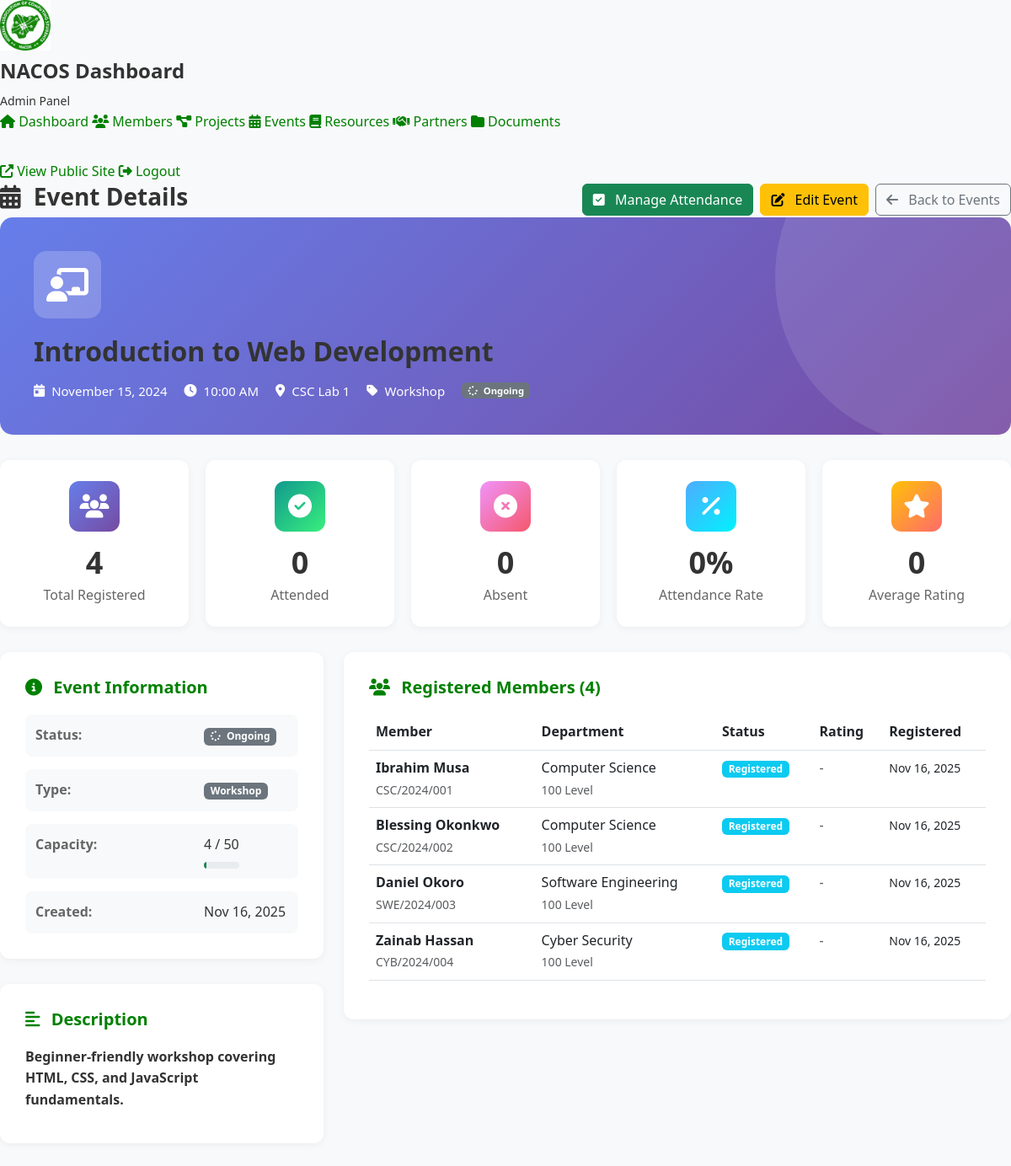
The app's page /admin/view_event.php?id=1 (signed in) with its own data.
### tables this page shows
CREATE TABLE EVENTS (
    event_id INT AUTO_INCREMENT PRIMARY KEY,
    event_name VARCHAR(200) NOT NULL,
    event_type ENUM('workshop', 'bootcamp', 'nacos_week', 'seminar', 'competition', 'networking', 'other') NOT NULL,
    event_date DATE NOT NULL,
    event_time TIME NULL,
    end_date DATE NULL COMMENT 'For multi-day events',
    location VARCHAR(200) NULL,
    venue_type ENUM('physical', 'virtual', 'hybrid') DEFAULT 'physical',
    meeting_link VARCHAR(500) NULL COMMENT 'For virtual/hybrid events',
    summary TEXT NOT NULL,
    full_description TEXT NULL,
    speaker_name VARCHAR(100) NULL,
    speaker_title VARCHAR(150) NULL,
    speaker_bio TEXT NULL,
    event_image VARCHAR(255) NULL,
    capacity INT NULL COMMENT 'Maximum attendees',
    registration_required BOOLEAN DEFAULT TRUE,
    registration_link VARCHAR(500) NULL,
    status ENUM('upcoming', 'ongoing', 'completed', 'cancelled') DEFAULT 'upcoming',
    created_at TIMESTAMP DEFAULT CURRENT_TIMESTAMP,
    updated_at TIMESTAMP DEFAULT CURRENT_TIMESTAMP ON UPDATE CURRENT_TIMESTAMP,
    INDEX idx_event_date (event_date),
    INDEX idx_event_type (event_type),
    INDEX idx_status (status),
    FULLTEXT idx_search (event_name, summary)
);

CREATE TABLE MEMBER_EVENTS (
    member_event_id INT AUTO_INCREMENT PRIMARY KEY,
    member_id INT NOT NULL,
    event_id INT NOT NULL,
    registration_date TIMESTAMP DEFAULT CURRENT_TIMESTAMP,
    attendance_status ENUM('registered', 'attended', 'absent', 'cancelled') DEFAULT 'registered',
    feedback_rating INT NULL COMMENT '1-5 star rating',
    feedback_comment TEXT NULL,
    certificate_issued BOOLEAN DEFAULT FALSE,
    FOREIGN KEY (member_id) REFERENCES MEMBERS(member_id) ON DELETE CASCADE,
    FOREIGN KEY (event_id) REFERENCES EVENTS(event_id) ON DELETE CASCADE,
    UNIQUE KEY unique_member_event (member_id, event_id),
    INDEX idx_member_id (member_id),
    INDEX idx_event_id (event_id),
    INDEX idx_attendance (attendance_status)
);

CREATE TABLE MEMBERS (
    member_id INT AUTO_INCREMENT PRIMARY KEY,
    matric_no VARCHAR(20) NOT NULL UNIQUE,
    full_name VARCHAR(100) NOT NULL,
    email VARCHAR(100) NOT NULL UNIQUE,
    phone VARCHAR(20) NULL,
    department VARCHAR(100) NOT NULL,
    level ENUM('100', '200', '300', '400', '500') NOT NULL,
    gender ENUM('Male', 'Female', 'Other') NULL,
    registration_date DATE NOT NULL,
    membership_status ENUM('active', 'inactive', 'alumni') DEFAULT 'active',
    profile_picture VARCHAR(255) NULL,
    skills TEXT NULL COMMENT 'JSON array of skills',
    bio TEXT NULL,
    github_username VARCHAR(100) NULL,
    linkedin_url VARCHAR(255) NULL,
    created_at TIMESTAMP DEFAULT CURRENT_TIMESTAMP,
    updated_at TIMESTAMP DEFAULT CURRENT_TIMESTAMP ON UPDATE CURRENT_TIMESTAMP,
    INDEX idx_matric_no (matric_no),
    INDEX idx_department (department),
    INDEX idx_level (level),
    INDEX idx_status (membership_status),
    INDEX idx_name (full_name)
);

### admin/view_event.php (the view, shortened to what the rows shown need)
<?php
require_once '../config/database.php';
$db = getDB();
$event_id = isset($_GET['id']) ? intval($_GET['id']) : 0;
$event = $db->fetchOne("SELECT * FROM EVENTS WHERE event_id = ?", [$event_id]);
$registered_members = $db->fetchAll(
    "SELECT m.member_id, m.full_name, m.matric_no, m.email, m.department, m.level,
            me.attendance_status, me.registration_date, me.feedback_rating, me.feedback_comment
     FROM MEMBER_EVENTS me
     JOIN MEMBERS m ON me.member_id = m.member_id
     WHERE me.event_id = ?
     ORDER BY me.registration_date DESC",
    [$event_id]
);
$total_registered = count($registered_members);
?>
<!DOCTYPE html>
<html lang="en">
<head>
    <link href="https://cdn.jsdelivr.net/npm/bootstrap@5.3.0/dist/css/bootstrap.min.css" rel="stylesheet">
    <link rel="stylesheet" href="https://cdnjs.cloudflare.com/ajax/libs/font-awesome/6.4.0/css/all.min.css">
    <link rel="stylesheet" href="../assets/css/admin.css">
</head>
<body>
    <div class="main-content">
        <div class="event-header">
            <div class="event-icon">
                <?php
                $type_icons = [
                    'workshop' => 'fa-chalkboard-teacher',
                    'seminar' => 'fa-presentation',
                    'hackathon' => 'fa-code',
                    'competition' => 'fa-trophy',
                    'meeting' => 'fa-users',
                    'social' => 'fa-glass-cheers'
                ];
                $icon = $type_icons[$event['event_type']] ?? 'fa-calendar';
                ?>
                <i class="fas <?php echo $icon; ?>"></i>
            </div>
            <h2><?php echo htmlspecialchars($event['event_name']); ?></h2>
            <div class="event-meta">
                <div class="meta-item">
                    <i class="fas fa-calendar-day"></i>
                    <span><?php echo date('F d, Y', strtotime($event['event_date'])); ?></span>
                </div>
                <div class="meta-item">
                    <i class="fas fa-clock"></i>
                    <span><?php echo date('g:i A', strtotime($event['event_time'])); ?></span>
                </div>
                <?php if ($event['location']): ?>
                    <div class="meta-item">
                        <i class="fas fa-map-marker-alt"></i>
                        <span><?php echo htmlspecialchars($event['location']); ?></span>
                    </div>
                <?php endif; ?>
                <div class="meta-item">
                    <i class="fas fa-tag"></i>
                    <span><?php echo ucfirst($event['event_type']); ?></span>
                </div>
                <div class="meta-item">
                </div>
            </div>
        </div>
        <div class="row">
            <div class="col-md-4">
                <div class="content-card">
                    <div class="info-grid">
                        <div class="info-item">
                            <div class="info-value">
                                <span class="badge bg-secondary"><?php echo ucfirst($event['event_type']); ?></span>
                            </div>
                        </div>
                        <?php if (!empty($event['capacity'])): ?>
                            <div class="info-item">
                                <div class="info-label">Capacity:</div>
                                <div class="info-value">
                                    <?php echo $total_registered; ?> / <?php echo $event['capacity']; ?>
                                    <?php
                                    $capacity_pct = round(($total_registered / $event['capacity']) * 100);
                                    ?>
                                    <div class="progress mt-2" style="height: 8px;">
                                        <div class="progress-bar <?php echo $capacity_pct >= 90 ? 'bg-danger' : ($capacity_pct >= 70 ? 'bg-warning' : 'bg-success'); ?>"
                                             style="width: <?php echo min($capacity_pct, 100); ?>%"></div>
                                    </div>
                                </div>
                            </div>
                        <?php endif; ?>
                        <div class="info-item">
                            <div class="info-label">Created:</div>
                            <div class="info-value">
                                <?php echo date('M d, Y', strtotime($event['created_at'])); ?>
                            </div>
                        </div>
                    </div>
                </div>
                <?php if (!empty($event['summary']) || !empty($event['full_description'])): ?>
                    <div class="content-card">
                        <h5><i class="fas fa-align-left me-2"></i> Description</h5>
                        <?php if (!empty($event['summary'])): ?>
                            <p class="fw-bold mb-2"><?php echo nl2br(htmlspecialchars($event['summary'])); ?></p>
                        <?php endif; ?>
                    </div>
                <?php endif; ?>
            </div>
            <div class="col-md-8">
                <div class="content-card">
                    <?php if (empty($registered_members)): ?>
                        <div class="empty-state">
                            <i class="fas fa-user-slash"></i>
                            <p>No members registered yet</p>
                        </div>
                    <?php else: ?>
                        <div class="table-responsive">
                            <table class="table table-hover">
                                <thead>
                                    <tr>
                                        <th>Member</th>
                                        <th>Department</th>
                                        <th>Status</th>
                                        <th>Rating</th>
                                        <th>Registered</th>
                                    </tr>
                                </thead>
                                <tbody>
                                    <?php foreach ($registered_members as $member): ?>
                                        <tr>
                                            <td>
                                                <strong><?php echo htmlspecialchars($member['full_name']); ?></strong><br>
                                                <small class="text-muted"><?php echo htmlspecialchars($member['matric_no']); ?></small>
                                            </td>
                                            <td>
                                                <?php echo htmlspecialchars($member['department']); ?><br>
                                                <small class="text-muted"><?php echo $member['level']; ?> Level</small>
                                            </td>
                                            <td>
                                                <?php
                                                $status_colors = [
                                                    'registered' => 'info',
                                                    'attended' => 'success',
                                                    'absent' => 'danger',
                                                    'cancelled' => 'secondary'
                                                ];
                                                $color = $status_colors[$member['attendance_status']] ?? 'info';
                                                ?>
                                                <span class="badge bg-<?php echo $color; ?>">
                                                    <?php echo ucfirst($member['attendance_status']); ?>
                                                </span>
                                            </td>
                                            <td>
                                                <?php if ($member['feedback_rating']): ?>
                                                    <div class="rating-stars">
                                                        <?php for ($i = 1; $i <= 5; $i++): ?>
                                                            <i class="fas fa-star<?php echo $i <= $member['feedback_rating'] ? '' : '-o'; ?>"></i>
                                                        <?php endfor; ?>
                                                    </div>
                                                <?php else: ?>
                                                    <span class="text-muted">-</span>
                                                <?php endif; ?>
                                            </td>
                                            <td>
                                                <small><?php echo date('M d, Y', strtotime($member['registration_date'])); ?></small>
                                            </td>
                                        </tr>
                                    <?php endforeach; ?>
                                </tbody>
                            </table>
                        </div>
                    <?php endif; ?>
                </div>
            </div>
        </div>
    </div>
</body>
</html>

### records on screen
events: event_name "Introduction to Web Development", event_date "November 15, 2024", event_time "10:00 AM", location "CSC Lab 1", event_type "Workshop", capacity "50", created_at "Nov 16, 2025", summary "Beginner-friendly workshop covering HTML, CSS, and JavaScript fundamentals."
member_events: member.full_name "Ibrahim Musa", member.matric_no "CSC/2024/001", member.department "Computer Science", member.level "100", attendance_status "Registered", registration_date "Nov 16, 2025"
member_events: member.full_name "Blessing Okonkwo", member.matric_no "CSC/2024/002", member.department "Computer Science", member.level "100", attendance_status "Registered", registration_date "Nov 16, 2025"
member_events: member.full_name "Daniel Okoro", member.matric_no "SWE/2024/003", member.department "Software Engineering", member.level "100", attendance_status "Registered", registration_date "Nov 16, 2025"
member_events: member.full_name "Zainab Hassan", member.matric_no "CYB/2024/004", member.department "Cyber Security", member.level "100", attendance_status "Registered", registration_date "Nov 16, 2025"

### other values on screen
$total_registered "4"
$attended_count "0"
$absent_count "0"
$attendance_rate "0"
$average_rating "0"
